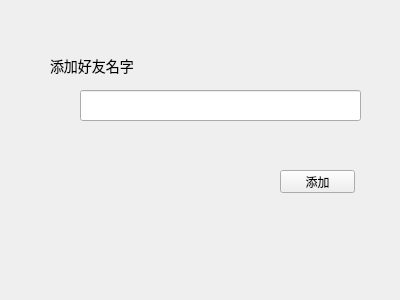
<?xml version="1.0" encoding="UTF-8"?>
<ui version="4.0">
 <class>AddFriendDlg</class>
 <widget class="QWidget" name="AddFriendDlg">
  <property name="geometry">
   <rect>
    <x>0</x>
    <y>0</y>
    <width>400</width>
    <height>300</height>
   </rect>
  </property>
  <property name="windowTitle">
   <string>Form</string>
  </property>
  <widget class="QLabel" name="label">
   <property name="geometry">
    <rect>
     <x>50</x>
     <y>50</y>
     <width>141</width>
     <height>31</height>
    </rect>
   </property>
   <property name="styleSheet">
    <string notr="true">font-size:14px;</string>
   </property>
   <property name="text">
    <string>添加好友名字</string>
   </property>
  </widget>
  <widget class="QLineEdit" name="le_friendName">
   <property name="geometry">
    <rect>
     <x>80</x>
     <y>90</y>
     <width>281</width>
     <height>31</height>
    </rect>
   </property>
  </widget>
  <widget class="QPushButton" name="pb_addFriend">
   <property name="geometry">
    <rect>
     <x>280</x>
     <y>170</y>
     <width>75</width>
     <height>23</height>
    </rect>
   </property>
   <property name="text">
    <string>添加</string>
   </property>
  </widget>
 </widget>
 <resources/>
 <connections/>
</ui>
